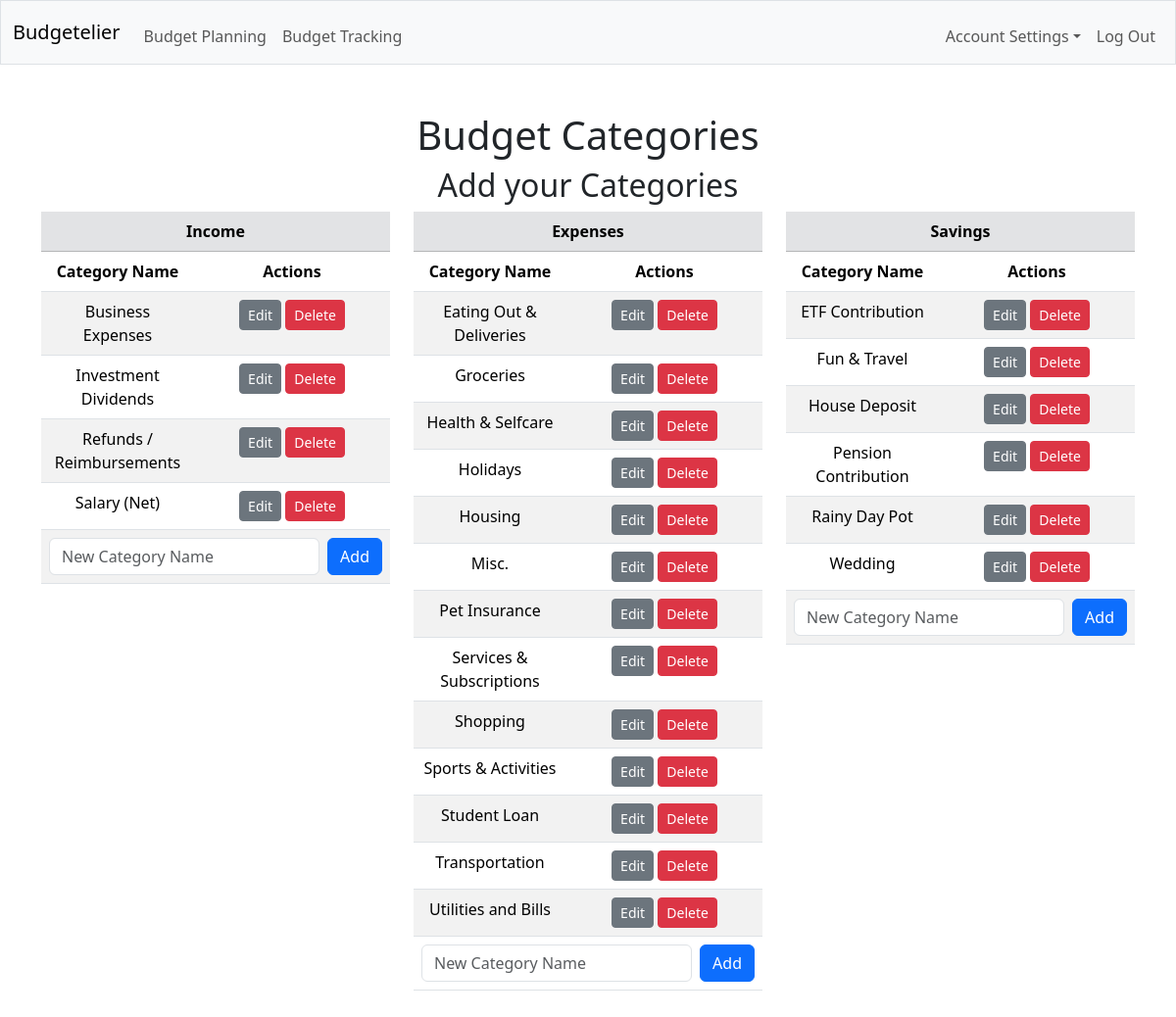
The app's page /budget_categories (signed in) with its own data.
### tables this page shows
CREATE TABLE categories (
id INTEGER PRIMARY KEY AUTOINCREMENT,
type TEXT NOT NULL CHECK(type IN ('income', 'expenses', 'savings')),
name TEXT NOT NULL UNIQUE,
description TEXT
);

### routes/budget_categories.py (the view, shortened to what this page needs)
@budget_categories_bp.route("/budget_categories", methods=["GET", "POST"])
@login_required
def budget_categories():
    db = get_db()
    if request.method == "GET":
        all_categories = db.execute(
            """
            SELECT id, type, name
            FROM categories
            ORDER BY type, name
            """
        ).fetchall()
        categories_by_type = {
            'income': [],
            'expenses': [],
            'savings': []
        }
        for cat in all_categories:
            if cat['type'] in categories_by_type:
                categories_by_type[cat['type']].append({
                    'id' : cat['id'],
                    'name' : cat['name'],
                })
        return render_template("budget_categories.html",
                               categories=categories_by_type)

### app.py (called while the page is built)
@app.after_request
def after_request(response):
    response.headers["Cache-Control"] = "no-cache, no-store, must-revalidate"
    response.headers["Expires"] = 0
    response.headers["Pragma"] = "no-cache"
    return response

### helpers.py (called while the page is built)
def login_required(f):
        @wraps(f)
        def decorated_function(*args, **kwargs):
            if session.get("user_id") is None:
                  return redirect("/login")
            return f(*args, **kwargs)
        return decorated_function

def get_db():
      db = sqlite3.connect('finances.db')
      db.row_factory = sqlite3.Row
      db.execute("PRAGMA foreign_keys = ON")
      return db

### templates/budget_categories.html (shortened to what this page needs)
{% extends "layout.html" %}
{% block main %}
    <h1>Budget Categories</h1>
    <h2>Add your Categories</h2>
    <div class="row g-4">
         <div class="col-12 col-md-4">
        <table class="table table-striped">
            <thead>
                <tr>
                    <th colspan="2" class="table-secondary text-center fw-bold">Income</th>
                </tr>
                <tr>
                    <th>Category Name</th>
                    <th style="width: 200px;">Actions</th>
                </tr>
            </thead>
            <tbody>
                {% for item in categories['income'] %}
                        <tr>
                        <td class="display-cell">{{ item.name }}</td>
                         <td>
                            <span class="display-actions">
                                <button type="button"
                                    class="btn btn-secondary btn-sm"
                                    onclick="enableEdit(this.closest('tr'))">
                                    Edit
                                </button>
                                <form action="/budget_categories" method="POST"
                                    style="display:inline;"
                                    onsubmit="return confirm('Delete this income category?');">
                                    <button type="submit" class="btn btn-danger btn-sm">Delete</button>
                                </form>
                            </span>
                         </td>
                    </tr>
                    {% endfor %}
                    <tr>
                        <td colspan="3">
                            <form action="/budget_categories" method="POST">
                                <div class="d-flex gap-2 align-items-center">
                                    <input type="text" name="new_income_category" class="form-control" placeholder="New Category Name" >
                                    <button type="submit" class="btn btn-primary">Add</button>
                                </div>
                            </form>
                        </td>
                    </tr>
                </tbody>
            </table>
        </div>
         <div class="col-12 col-md-4">
        <table class="table table-striped">
            <thead>
                <tr>
                    <th colspan="2" class="table-secondary text-center fw-bold">Expenses</th>
                </tr>
                <tr>
                    <th>Category Name</th>
                    <th style="width: 200px;">Actions</th>
                </tr>
            </thead>
            <tbody>
                {% for item in categories['expenses'] %}
                        <tr>
                        <td class="display-cell">{{ item.name }}</td>
                         <td>
                            <span class="display-actions">
                                <button type="button"
                                    class="btn btn-secondary btn-sm"
                                    onclick="enableEdit(this.closest('tr'))">
                                    Edit
                                </button>
                                <form action="/budget_categories" method="POST"
                                    style="display:inline;"
                                    onsubmit="return confirm('Delete this expenses category?');">
                                    <button type="submit" class="btn btn-danger btn-sm">Delete</button>
                                </form>
                            </span>
                         </td>
                    </tr>
                    {% endfor %}
                    <tr>
                        <td colspan="3">
                            <form action="/budget_categories" method="POST">
                                <div class="d-flex gap-2 align-items-center">
                                    <input type="text" name="new_expenses_category" class="form-control" placeholder="New Category Name" >
                                    <button type="submit" class="btn btn-primary">Add</button>
                                </div>
                            </form>
                        </td>
                    </tr>
                </tbody>
            </table>
        </div>
         <div class="col-12 col-md-4">
        <table class="table table-striped">
            <thead>
                <tr>
                    <th colspan="2" class="table-secondary text-center fw-bold">Savings</th>
                </tr>
                <tr>
                    <th>Category Name</th>
                    <th style="width: 200px;">Actions</th>
                </tr>
            </thead>
            <tbody>
                {% for item in categories['savings'] %}
                        <tr>
                        <td class="display-cell">{{ item.name }}</td>
                         <td>
                            <span class="display-actions">
                                <button type="button"
                                    class="btn btn-secondary btn-sm"
                                    onclick="enableEdit(this.closest('tr'))">
                                    Edit
                                </button>
                                <form action="/budget_categories" method="POST"
                                    style="display:inline;"
                                    onsubmit="return confirm('Delete this savings category?');">
                                    <button type="submit" class="btn btn-danger btn-sm">Delete</button>
                                </form>
                            </span>
                         </td>
                    </tr>
                    {% endfor %}
                    <tr>
                        <td colspan="3">
                            <form action="/budget_categories" method="POST">
                                <div class="d-flex gap-2 align-items-center">
                                    <input type="text" name="new_savings_category" class="form-control" placeholder="New Category Name" >
                                    <button type="submit" class="btn btn-primary">Add</button>
                                </div>
                            </form>
                        </td>
                    </tr>
                </tbody>
            </table>
        </div>
    </div>
{% endblock %}

### records on screen
categories: name "Business Expenses"
categories: name "Investment Dividends"
categories: name "Refunds / Reimbursements"
categories: name "Salary (Net)"
categories: name "Eating Out & Deliveries"
categories: name "Groceries"
categories: name "Health & Selfcare"
categories: name "Holidays"
categories: name "Housing"
categories: name "Misc."
categories: name "Pet Insurance"
categories: name "Services & Subscriptions"
categories: name "Shopping"
categories: name "Sports & Activities"
categories: name "Student Loan"
categories: name "Transportation"
categories: name "Utilities and Bills"
categories: name "ETF Contribution"
categories: name "Fun & Travel"
categories: name "House Deposit"
categories: name "Pension Contribution"
categories: name "Rainy Day Pot"
categories: name "Wedding"
